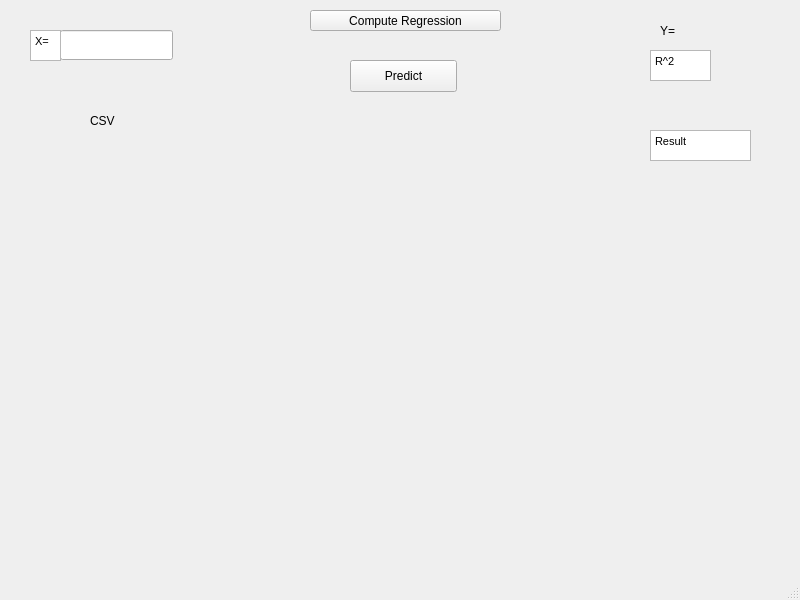
<?xml version="1.0" encoding="UTF-8"?>
<ui version="4.0">
 <class>MainWindow</class>
 <widget class="QMainWindow" name="MainWindow">
  <property name="geometry">
   <rect>
    <x>0</x>
    <y>0</y>
    <width>800</width>
    <height>600</height>
   </rect>
  </property>
  <property name="windowTitle">
   <string>MainWindow</string>
  </property>
  <widget class="QWidget" name="centralwidget">
   <widget class="QLabel" name="labelInstructions">
    <property name="geometry">
     <rect>
      <x>90</x>
      <y>110</y>
      <width>70</width>
      <height>22</height>
     </rect>
    </property>
    <property name="text">
     <string>CSV</string>
    </property>
   </widget>
   <widget class="QLabel" name="labelEquation">
    <property name="geometry">
     <rect>
      <x>650</x>
      <y>160</y>
      <width>101</width>
      <height>31</height>
     </rect>
    </property>
    <property name="text">
     <string/>
    </property>
   </widget>
   <widget class="QLabel" name="labelRSquared">
    <property name="geometry">
     <rect>
      <x>650</x>
      <y>90</y>
      <width>101</width>
      <height>31</height>
     </rect>
    </property>
    <property name="text">
     <string/>
    </property>
   </widget>
   <widget class="QPushButton" name="btnCompute">
    <property name="geometry">
     <rect>
      <x>310</x>
      <y>10</y>
      <width>191</width>
      <height>21</height>
     </rect>
    </property>
    <property name="text">
     <string>Compute Regression</string>
    </property>
   </widget>
   <widget class="QLineEdit" name="lineEditX">
    <property name="geometry">
     <rect>
      <x>60</x>
      <y>30</y>
      <width>113</width>
      <height>30</height>
     </rect>
    </property>
    <property name="text">
     <string/>
    </property>
   </widget>
   <widget class="QPushButton" name="btnPredict">
    <property name="geometry">
     <rect>
      <x>350</x>
      <y>60</y>
      <width>107</width>
      <height>32</height>
     </rect>
    </property>
    <property name="text">
     <string>Predict</string>
    </property>
   </widget>
   <widget class="QLabel" name="labelPrediction">
    <property name="geometry">
     <rect>
      <x>660</x>
      <y>20</y>
      <width>70</width>
      <height>22</height>
     </rect>
    </property>
    <property name="text">
     <string>Y=</string>
    </property>
   </widget>
   <widget class="QWidget" name="chartContainer" native="true">
    <property name="geometry">
     <rect>
      <x>170</x>
      <y>110</y>
      <width>441</width>
      <height>371</height>
     </rect>
    </property>
   </widget>
   <widget class="QTextEdit" name="textEdit">
    <property name="geometry">
     <rect>
      <x>650</x>
      <y>50</y>
      <width>61</width>
      <height>31</height>
     </rect>
    </property>
    <property name="html">
     <string>&lt;!DOCTYPE HTML PUBLIC &quot;-//W3C//DTD HTML 4.0//EN&quot; &quot;http://www.w3.org/TR/REC-html40/strict.dtd&quot;&gt;
&lt;html&gt;&lt;head&gt;&lt;meta name=&quot;qrichtext&quot; content=&quot;1&quot; /&gt;&lt;meta charset=&quot;utf-8&quot; /&gt;&lt;style type=&quot;text/css&quot;&gt;
p, li { white-space: pre-wrap; }
hr { height: 1px; border-width: 0; }
li.unchecked::marker { content: &quot;\2610&quot;; }
li.checked::marker { content: &quot;\2612&quot;; }
&lt;/style&gt;&lt;/head&gt;&lt;body style=&quot; font-family:'Segoe UI'; font-size:9pt; font-weight:400; font-style:normal;&quot;&gt;
&lt;p style=&quot; margin-top:0px; margin-bottom:0px; margin-left:0px; margin-right:0px; -qt-block-indent:0; text-indent:0px;&quot;&gt;&lt;span style=&quot; font-size:8pt;&quot;&gt;R^2&lt;/span&gt;&lt;/p&gt;&lt;/body&gt;&lt;/html&gt;</string>
    </property>
   </widget>
   <widget class="QTextBrowser" name="textBrowser">
    <property name="geometry">
     <rect>
      <x>650</x>
      <y>130</y>
      <width>101</width>
      <height>31</height>
     </rect>
    </property>
    <property name="html">
     <string>&lt;!DOCTYPE HTML PUBLIC &quot;-//W3C//DTD HTML 4.0//EN&quot; &quot;http://www.w3.org/TR/REC-html40/strict.dtd&quot;&gt;
&lt;html&gt;&lt;head&gt;&lt;meta name=&quot;qrichtext&quot; content=&quot;1&quot; /&gt;&lt;meta charset=&quot;utf-8&quot; /&gt;&lt;style type=&quot;text/css&quot;&gt;
p, li { white-space: pre-wrap; }
hr { height: 1px; border-width: 0; }
li.unchecked::marker { content: &quot;\2610&quot;; }
li.checked::marker { content: &quot;\2612&quot;; }
&lt;/style&gt;&lt;/head&gt;&lt;body style=&quot; font-family:'Segoe UI'; font-size:9pt; font-weight:400; font-style:normal;&quot;&gt;
&lt;p style=&quot; margin-top:0px; margin-bottom:0px; margin-left:0px; margin-right:0px; -qt-block-indent:0; text-indent:0px;&quot;&gt;&lt;span style=&quot; font-size:8pt;&quot;&gt;Result&lt;/span&gt;&lt;/p&gt;&lt;/body&gt;&lt;/html&gt;</string>
    </property>
   </widget>
   <widget class="QTextBrowser" name="textBrowser_2">
    <property name="geometry">
     <rect>
      <x>30</x>
      <y>30</y>
      <width>31</width>
      <height>31</height>
     </rect>
    </property>
    <property name="verticalScrollBarPolicy">
     <enum>Qt::ScrollBarPolicy::ScrollBarAlwaysOff</enum>
    </property>
    <property name="html">
     <string>&lt;!DOCTYPE HTML PUBLIC &quot;-//W3C//DTD HTML 4.0//EN&quot; &quot;http://www.w3.org/TR/REC-html40/strict.dtd&quot;&gt;
&lt;html&gt;&lt;head&gt;&lt;meta name=&quot;qrichtext&quot; content=&quot;1&quot; /&gt;&lt;meta charset=&quot;utf-8&quot; /&gt;&lt;style type=&quot;text/css&quot;&gt;
p, li { white-space: pre-wrap; }
hr { height: 1px; border-width: 0; }
li.unchecked::marker { content: &quot;\2610&quot;; }
li.checked::marker { content: &quot;\2612&quot;; }
&lt;/style&gt;&lt;/head&gt;&lt;body style=&quot; font-family:'Segoe UI'; font-size:9pt; font-weight:400; font-style:normal;&quot;&gt;
&lt;p style=&quot; margin-top:0px; margin-bottom:0px; margin-left:0px; margin-right:0px; -qt-block-indent:0; text-indent:0px;&quot;&gt;&lt;span style=&quot; font-size:8pt;&quot;&gt;X=&lt;/span&gt;&lt;/p&gt;
&lt;p style=&quot;-qt-paragraph-type:empty; margin-top:0px; margin-bottom:0px; margin-left:0px; margin-right:0px; -qt-block-indent:0; text-indent:0px; font-size:8pt;&quot;&gt;&lt;br /&gt;&lt;/p&gt;&lt;/body&gt;&lt;/html&gt;</string>
    </property>
   </widget>
  </widget>
  <widget class="QMenuBar" name="menubar">
   <property name="geometry">
    <rect>
     <x>0</x>
     <y>0</y>
     <width>800</width>
     <height>27</height>
    </rect>
   </property>
  </widget>
  <widget class="QStatusBar" name="statusbar"/>
 </widget>
 <resources/>
 <connections/>
</ui>
